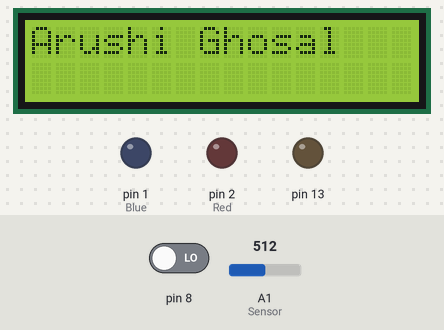
Bench run of a sketch on a simulated Arduino Uno, built with avr-gcc and run on an emulated ATmega328P. Shown: 16×2 character LCD, output pins drawn as LEDs (lit = HIGH). The test bench sets the inputs (shaded band); at power-on: pin 8 LOW, A1 (Sensor) = 512.

Above: at 0.7 s.
At 2.4 s:
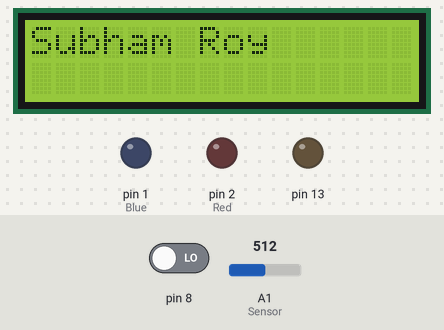
At 4.0 s:
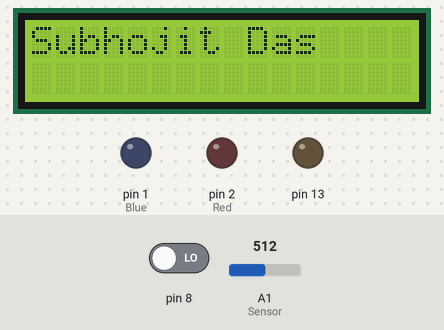
At 5.6 s:
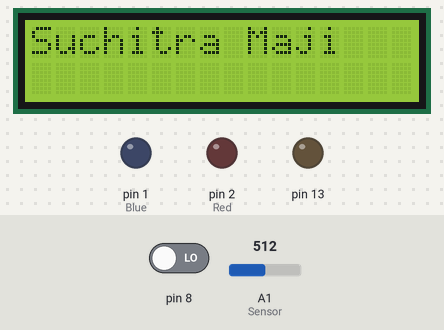
At 7.2 s:
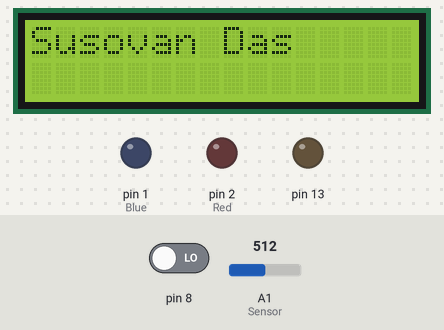
At 30.3 s:
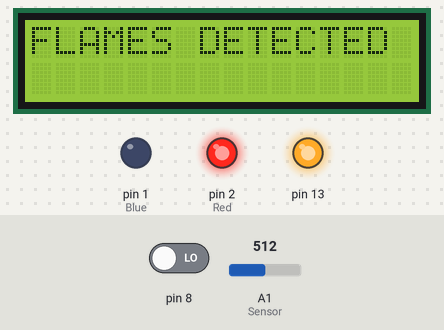
Timing chart, 0 to 40.0 s (numbered marks = the images above):
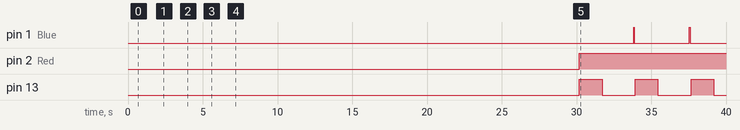

The sketch:

Automatic-Fire-Extinguisher.ino
```cpp
#include <Wire.h>
#include <LiquidCrystal_I2C.h>
const int  en = 2, rw = 1, rs = 0, d4 = 4, d5 = 5, d6 = 6, d7 = 7, bl = 3;
const int i2c_addr = 0x27;
int flame = HIGH;
LiquidCrystal_I2C lcd(i2c_addr, en, rw, rs, d4, d5, d6, d7, bl, POSITIVE);

#define Sensor A1
#define Blue 1
#define Red 2

void setup()
{

  pinMode(1,OUTPUT);
  pinMode(2,OUTPUT);

  pinMode(13, OUTPUT);
  pinMode(8, INPUT);

  lcd.begin(16,2);
  lcd.setCursor(0,0);

  lcd.println("Project By!");
  delay(500);
  lcd.clear();
  delay(100);
  lcd.println("Arushi Ghosal");
  delay(1500);
  lcd.clear();
  delay(100);
  lcd.println("Subham Roy");
  delay(1500);
  lcd.clear();
  delay(100);
  lcd.println("Subhojit Das");
  delay(1500);
  lcd.clear();
  delay(100);
  lcd.println("Suchitra Maji");
  delay(1500);
  lcd.clear();
  delay(100);
  lcd.println("Susovan Das");
  delay(1500);
  lcd.clear();
  delay(100);
  lcd.println("Set-up Run.");

  delay(1000);

  lcd.clear();

  lcd.setCursor(0,1);
  for(int i=20;i!=0;i--)
  {
    lcd.print("Wait ");
    lcd.print(i);
    lcd.println(" Seconds");
    delay(1000);
    lcd.clear();
  }
  lcd.clear();
}
void loop()
{
  float SensorValue = analogRead(Sensor);
  int flame = digitalRead(8);
  if(SensorValue > 700)
  {
    digitalWrite(Blue,LOW);
    delay(50);
    digitalWrite(Red, HIGH);
    lcd.clear();
    digitalWrite(13,HIGH);
    lcd.println("GAS LEAK!!");
    delay(1500);
    digitalWrite(13, LOW);
    delay(500);
    digitalWrite(Red,LOW);
    delay(50);
  }
  if(flame == LOW)
  {
    digitalWrite(Blue,LOW);
    delay(50);
    digitalWrite(Red, HIGH);
    lcd.clear();
    digitalWrite(13,HIGH);
    lcd.println("FLAMES DETECTED");
    delay(1500);
    digitalWrite(13, LOW);
    delay(500);
    digitalWrite(Blue,LOW);
    delay(50);
  }
  lcd.print("Gas: ");
  lcd.println(SensorValue);
  delay(1500);
  lcd.clear();
  delay(50);
  digitalWrite(Blue,HIGH);
  delay(50);
}
```

Measured:
- by itself, pin 1 (Blue): alternates HIGH for 0.05 s and LOW for 3.7 s
- by itself, pin 2 (Red): LOW → HIGH at 30.2 s
- by itself, pin 13: alternates HIGH for 1.5 s and LOW for 2.2 s
- what the display in image 0 shows lasts 1.5 s, from 0.7 s to 2.2 s
